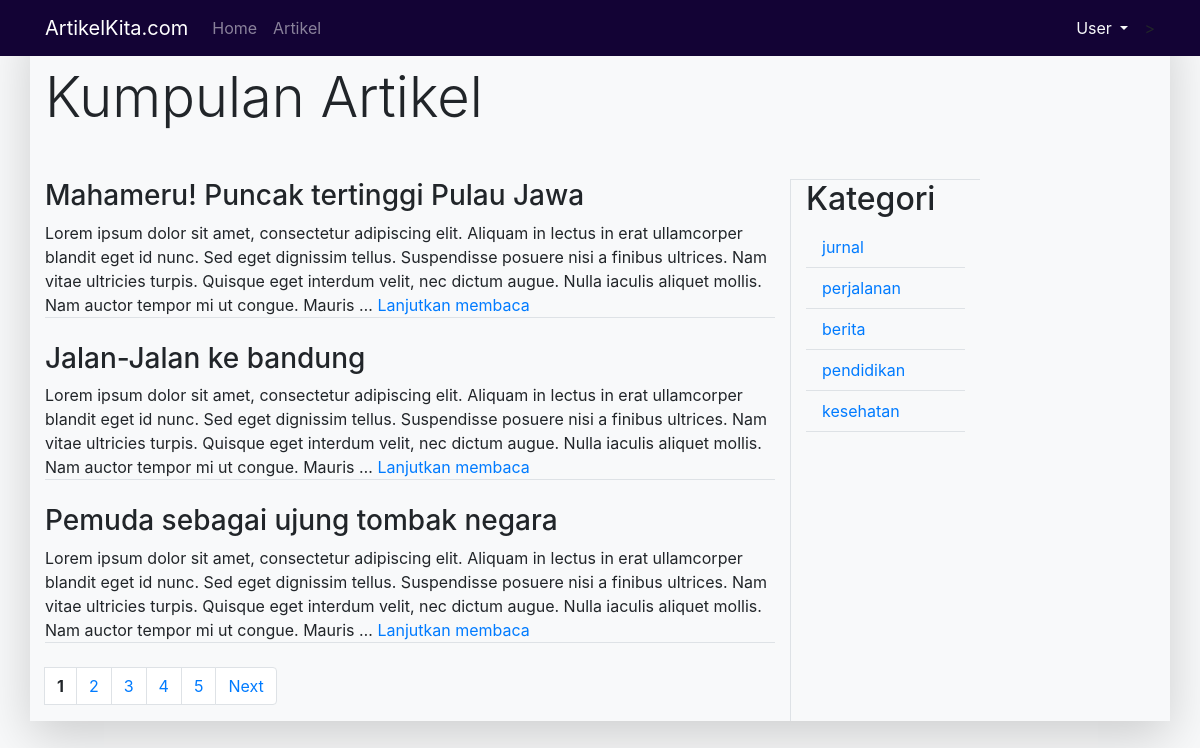
Page /artikel/ on the committed database.
### artikel/models.py (models this page shows, shortened)
class ArtikelModel(models.Model):
    judul = models.CharField(max_length=100)
    kategori = models.CharField(max_length=100)
    body = models.TextField()
    penulis = models.CharField(max_length=100)
    published = models.DateField(auto_now_add=True)
    updated = models.DateField(auto_now=True)
    slug = models.CharField(max_length=255, blank=True, editable=False)

### artikel/views.py (the view)
# urls.py: path('', ArtikelList.as_view(), name='artikellist'),
class ArtikelList(ListView):
    model = ArtikelModel
    template_name = 'artikel/artikel_list.html'
    context_object_name = 'artikel_list'
    paginate_by = 3
    ordering = ['-id']
    def get_context_data(self, *args, **kwargs):
        kategori_list = self.model.objects.values_list('kategori', flat=True).distinct()
        self.kwargs.update({'kategori_list':kategori_list})
        kwargs = self.kwargs
        return super().get_context_data(*args, **kwargs)

### artikel/templates/artikel/artikel_list.html (shortened to what this page needs)
{% extends 'base.html' %}
{% block contents %}
<h1 class="display-4 mb-5">Kumpulan Artikel</h1>
    <div class="row">
        <div class="col-md-8">
            {% for artikel in artikel_list %}
                <h3>{{artikel.judul}}</h3>
                <p class="border-bottom mb-4">{{artikel.body|truncatewords:50}}
                    <a href="{% url 'artikel:artikeldetail' artikel.slug %}">Lanjutkan membaca</a></p>
            {% endfor %}
            <nav aria-label="Page navigation example">
                <ul class="pagination">
                  {% if is_paginated %}
                    <li class="page-item">
                  {% for i in paginator.page_range %}
                    <li class="page-item">
                      {% if i == page_obj.number %}
                        <a class="page-link"><b>{{i}}</b></a>
                      {% else %}
                        <a class="page-link" href="{% url 'artikel:artikellist' i %}">{{i}}</a>
                      {% endif %}
                    </li>
                  {% endfor %}
                  <li class="page-item">
                    {% if page_obj.has_next %}
                      <a class="page-link" href="{% url 'artikel:artikellist' page_obj.next_page_number %}">Next</a>
                    {% endif %}
                  </li>
                  {% endif %}
                </ul>
              </nav>
        </div>
        <div class="col-sm-2 border-left border-top">
            <h2>Kategori</h2>
            <ul class="nav flex-column">
              {% for kategori in kategori_list %}
                <li class="nav-item border-bottom">
                    <a class="nav-link active" href="{% url 'artikel:artikelkategori' kategori %}">{{kategori}}</a>
                </li>
              {% endfor %}
            </ul>
        </div>
    </div>
{% endblock contents %}

### rows in the picture
ArtikelModel: judul "Mahameru! Puncak tertinggi Pulau Jawa", body "Lorem ipsum dolor sit amet, consectetur adipiscing elit. Aliquam in lectus in erat ullamcorper blandit eget id nunc. Sed eget dignissim tellus. Suspendisse posuere nisi a finibus ultrices. Nam vitae ultricies turpis. Quisque eget interdum velit, nec dictum augue. Nulla iaculis aliquet mollis. Nam auctor tempor mi ut congue. Mauris …"
ArtikelModel: judul "Jalan-Jalan ke bandung", body "Lorem ipsum dolor sit amet, consectetur adipiscing elit. Aliquam in lectus in erat ullamcorper blandit eget id nunc. Sed eget dignissim tellus. Suspendisse posuere nisi a finibus ultrices. Nam vitae ultricies turpis. Quisque eget interdum velit, nec dictum augue. Nulla iaculis aliquet mollis. Nam auctor tempor mi ut congue. Mauris …"
ArtikelModel: judul "Pemuda sebagai ujung tombak negara", body "Lorem ipsum dolor sit amet, consectetur adipiscing elit. Aliquam in lectus in erat ullamcorper blandit eget id nunc. Sed eget dignissim tellus. Suspendisse posuere nisi a finibus ultrices. Nam vitae ultricies turpis. Quisque eget interdum velit, nec dictum augue. Nulla iaculis aliquet mollis. Nam auctor tempor mi ut congue. Mauris …"

### other values in the picture
{{ i }} "1"
{{ i }} "2" "3" "4" "5"
{{ kategori }} "jurnal" "perjalanan" "berita" "pendidikan" "kesehatan"
